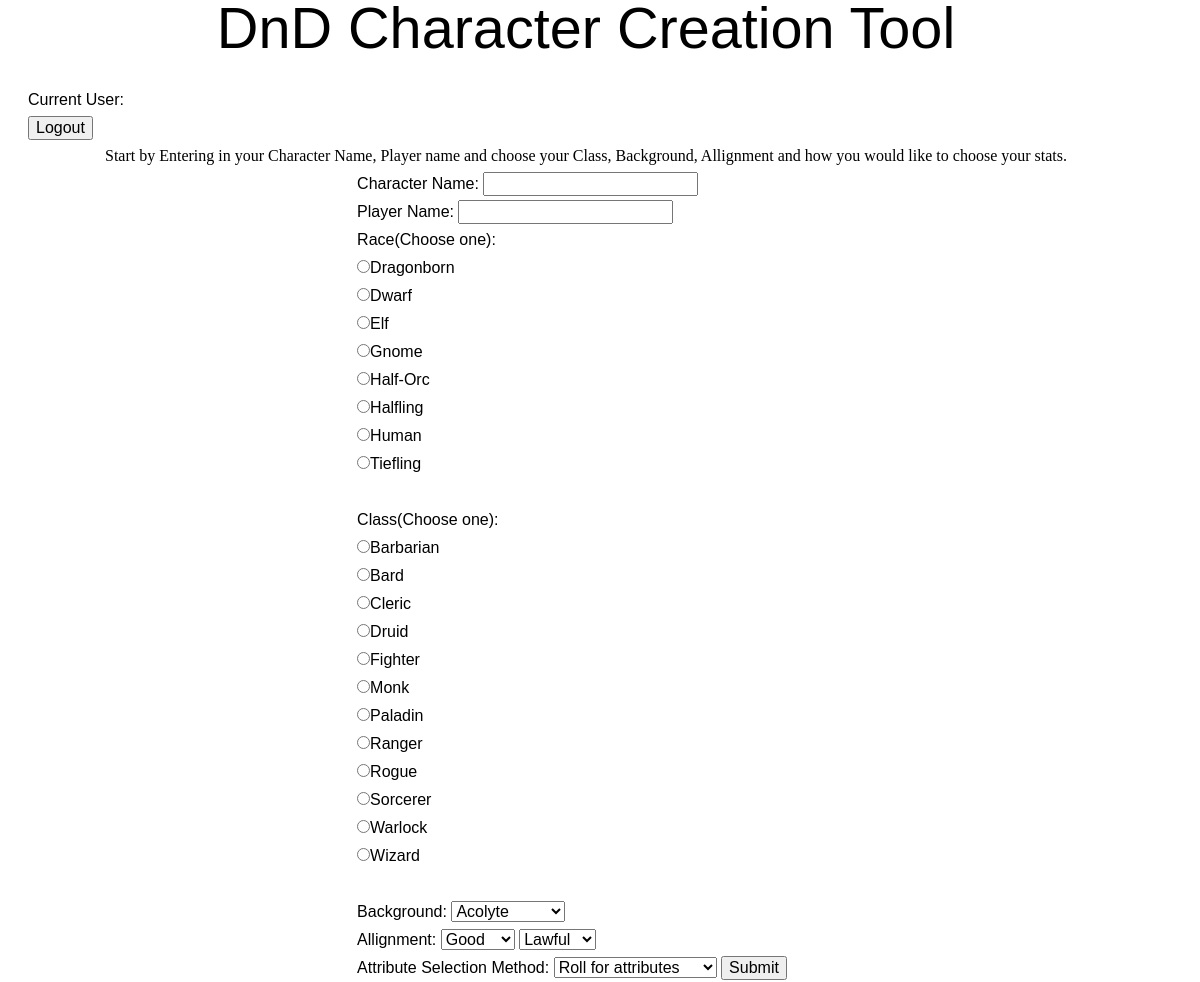
The app's page /step0.php with its own data.
### tables this page shows
CREATE TABLE race(
	race_name VARCHAR(30) NOT NULL,
	speed VARCHAR(30) NOT NULL,
	PRIMARY KEY(race_name)

);

CREATE TABLE class_name(
	class_name VARCHAR(30),
	proficiency_bonus TINYINT,
	hit_dice TINYINT,
	skill_quantity TINYINT,
	cantrips INT,
	PRIMARY KEY(class_name)
);

### public/step0.php (the view, shortened to what this page needs)
<?php include "templates/header.php"; ?>
<?php include "templates/session.php"; ?>
<div class="grid-wrapper one-whole">
  <div class ="grid one-whole text-center" style="font-family: 'Bookmania'">
    Start by Entering in your Character Name, Player name and choose your Class,
     Background, Allignment and how you would like to choose your stats.
  </div>
</div>
<div class="grid-wrapper one-whole centered">
  <form action="" method="post">
    Character Name: <input type="text" name="cname"><br>
    Player Name: <input type="text" name="pname"><br>
    <?php
      $mysqli = NEW MySQLi('localhost','root','root','dnd');
      $resultSet = $mysqli->query("SELECT race_name FROM race")
     ?>
    Race(Choose one): <br>
      <?php
        while($rows = $resultSet->fetch_assoc())
        {
          $race_name = $rows['race_name'];
          echo "<input type='radio' name='race' id='race' value='$race_name'>$race_name</option><br>";
        }
       ?>
  <?php
    $mysqli = NEW MySQLi('localhost','root','root','dnd');
    $resultSet = $mysqli->query("SELECT class_name FROM class_name")
   ?>
    Class(Choose one):<br>
      <?php
        while($rows = $resultSet->fetch_assoc()){
          $class_name = $rows['class_name'];
          echo "<input type='radio' name='class' id='race' value='$class_name'>$class_name</option><br>";
        }
       ?>
  <?php
    $mysqli = NEW MySQLi('localhost','root','root','dnd');
    $resultSet = $mysqli->query("SELECT background_name FROM background");
   ?>
    Background: <select name="backgrounds">
      <?php
        while($rows = $resultSet->fetch_assoc()){
          $background_name = $rows['background_name'];
          echo "<option value='$background_name'>$background_name</option>";
        }
       ?>
    </select>
    Allignment: <select name ="goodVsEvil">
      <option value = "good">Good</option>
    </select>
    <select name = "lawVsChaos">
      <option value = "lawful">Lawful</option>
    </select>
    Attribute Selection Method: <select name="attributeSelect">
      <option value = "roll">Roll for attributes</option>
    </select>
  <input type="submit" value="Submit" name="char_submit" id="char_submit">
  </form>
</div>
<?php include "templates/footer.php"; ?>

### public/templates/header.php (shortened to what this page needs)
<!doctype html>
<html lang="en">
<head>
	<link rel="stylesheet" href="css/application.css">
</head>
<body>
	<div class="site-wrapper">
		<div class="grid-wrapper one-whole">
			<div class="grid text-center">
				<h1>DnD Character Creation Tool</h1>
			</div>
		</div>

### public/templates/session.php (shortened to what this page needs)
<?php
 echo "Current User: ", $_SESSION['email'];
?>
<div>
  <form method="post">
    <input type="submit" value="Logout" name="logout" id="logout">
  </form>
</div>

### public/templates/footer.php (shortened to what this page needs)
</div>
</body>
</html>

### public/css/application.css (style rules this page uses)
html { line-height: 1.15; -webkit-text-size-adjust: 100%; }
body { margin: 0; }
h1 { font-size: 2em; margin: 0.67em 0; }
button, input, optgroup, select, textarea { font-family: inherit; font-size: 100%; line-height: 1.15; margin: 0; }
button, input { overflow: visible; }
button, select { text-transform: none; }
button, [type=button], [type=reset], [type=submit] { -webkit-appearance: button; }
[type=checkbox], [type=radio] { box-sizing: border-box; padding: 0; }
.gw, .grid-wrapper { list-style: none; display: -webkit-box; display: -ms-flexbox; display: flex; -ms-flex-wrap: wrap; flex-wrap: wrap; margin-bottom: 0; margin-left: -1.75rem; }
.gw.centered, .grid-wrapper.centered { justify-content: center; align-items: center; height: 100%; }
.g, .grid { -webkit-box-flex: 0; -ms-flex: 0 0 auto; flex: 0 0 auto; min-height: 0; min-width: 0; width: 100%; padding-left: 1.75rem; }
.one-whole { width: 100%; }
*, *:before, *:after { box-sizing: border-box; }
h1, h2, h3, h4, h5, h6, hgroup, hr, ul, ol, dl, blockquote, p, address, table, fieldset, figure, figcaption, pre { margin-top: 0; margin-bottom: 1.75rem; }
.text-center { text-align: center !important; }
html { font: 1em/1.75 Arial, Helvetica, sans-serif; color: #000000; background: #ffffff; -webkit-tap-highlight-color: rgba(0, 0, 0, 0); }
h1, .h1, h2, .h2, h3, .h3, h4, .h4, h5, .h5, h6, .h6 { font-family: Arial, Helvetica, sans-serif; font-weight: normal; }
h1, .h1 { font-size: 1.875rem; line-height: 1; }
@media screen and (min-width: 48em) { h1, .h1 { font-size: 3.6rem; } }
form { margin: 0; }
body { min-width: 320px; }
.site-wrapper { max-width: 1440px; margin-left: auto; margin-right: auto; padding-left: 1.75rem; padding-right: 1.75rem; }

### records on screen
race: race_name "Dragonborn"
race: race_name "Dwarf"
race: race_name "Elf"
race: race_name "Gnome"
race: race_name "Half-Orc"
race: race_name "Halfling"
race: race_name "Human"
race: race_name "Tiefling"
class_name: class_name "Barbarian"
class_name: class_name "Bard"
class_name: class_name "Cleric"
class_name: class_name "Druid"
class_name: class_name "Fighter"
class_name: class_name "Monk"
class_name: class_name "Paladin"
class_name: class_name "Ranger"
class_name: class_name "Rogue"
class_name: class_name "Sorcerer"
class_name: class_name "Warlock"
class_name: class_name "Wizard"

### other values on screen
form field backgrounds "Acolyte"
